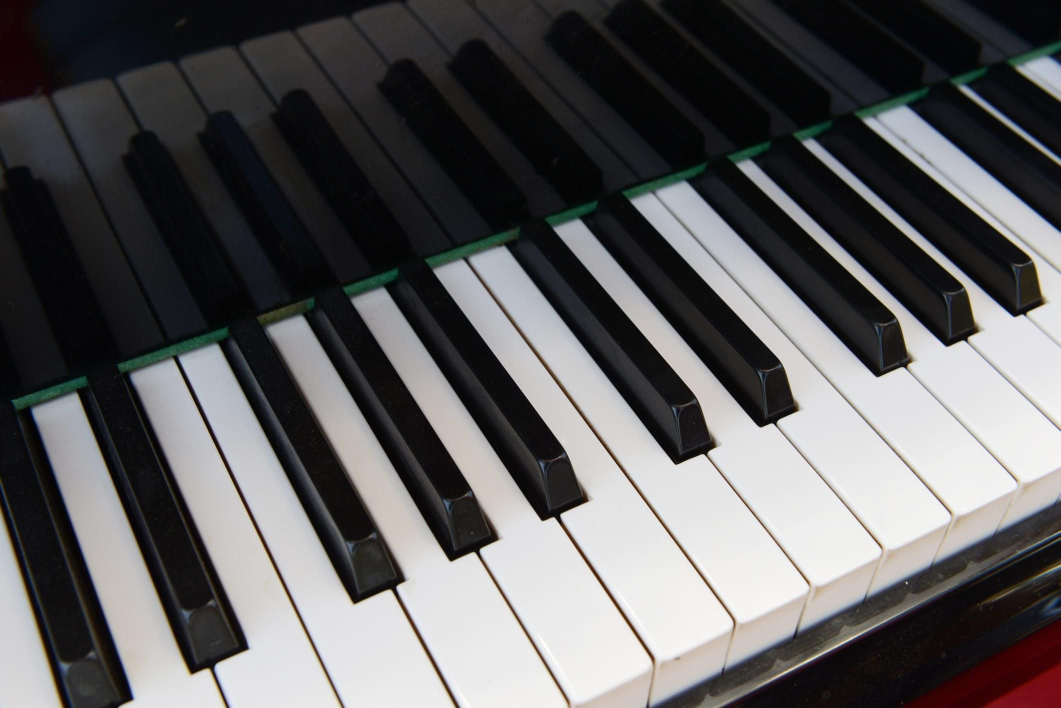
#> input picture images/177215247-56a72e8d5f9b58b7d0e7a66d.jpg, 2121 x 1416 px (shown at 1/2 size)
$ python -i warp.py   (imports and definitions only)   (older library calls are emulated)
#> lines starting #> are read from the running program, lines starting #| are printed output that depends on the picture
#> further down, picture is the input picture: shape (1416, 2121, 3); mean B, G, R 94.7, 93.9, 94.8
import numpy as np
import numpy.matlib
import cv2
import matplotlib.pyplot as plt
import random
from scipy import ndimage
from scipy import misc
from piano_utils import *

# [80 lines left out: functions displayOctavesOnWarped, displayOctavesOnOriginal, testWarped, not called in this run]

def displayWarpTest(warpedImg):
    gray = np.float32(cv2.cvtColor(warpedImg, cv2.COLOR_BGR2GRAY))
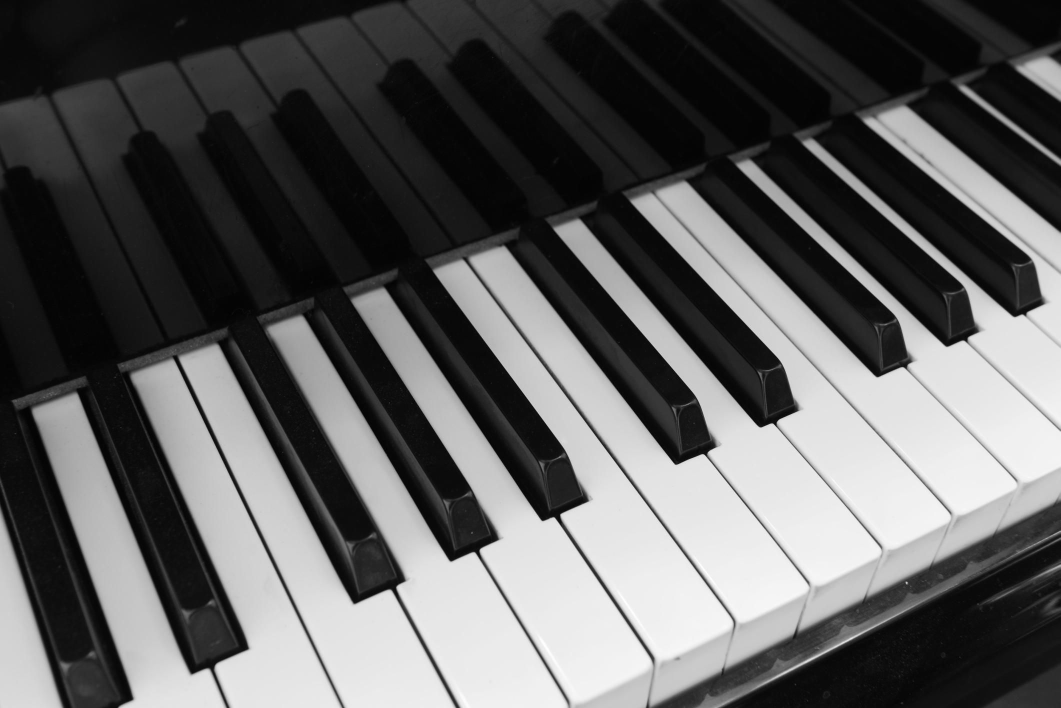
#> gray: shape (1416, 2121) float32 (shown at 1/2 size); min 0, max 255, mean 94.3
    octaveSegment = gray[200:750, 960:1560]
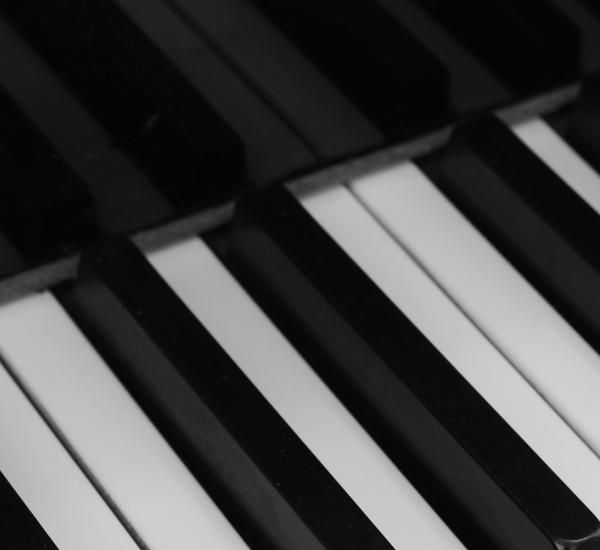
#> octaveSegment: shape (550, 600) float32; min 0, max 224, mean 67.9
#> (the run stopped early here; a loop or call above may not have finished)

$ run again, on images/Ms.+Pat's+Piano+keyboard.jpg
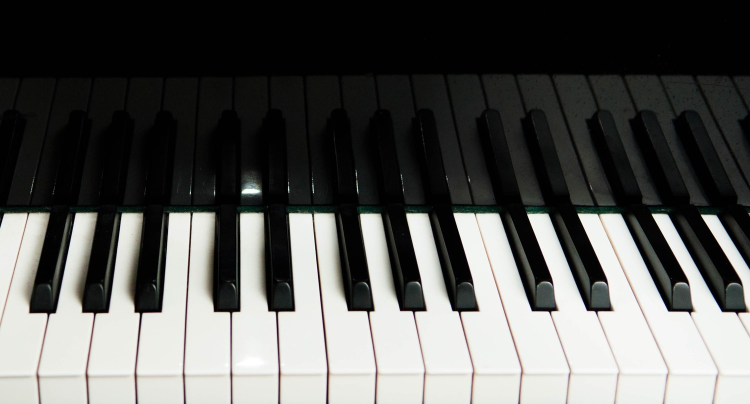
#> input picture images/Ms.+Pat's+Piano+keyboard.jpg, 1500 x 808 px (shown at 1/2 size)
#> picture is the input picture: shape (808, 1500, 3); mean B, G, R 87.8, 90.1, 89.6
#> in displayWarpTest, `octaveSegment = gray[200:750, 960:1560]`:
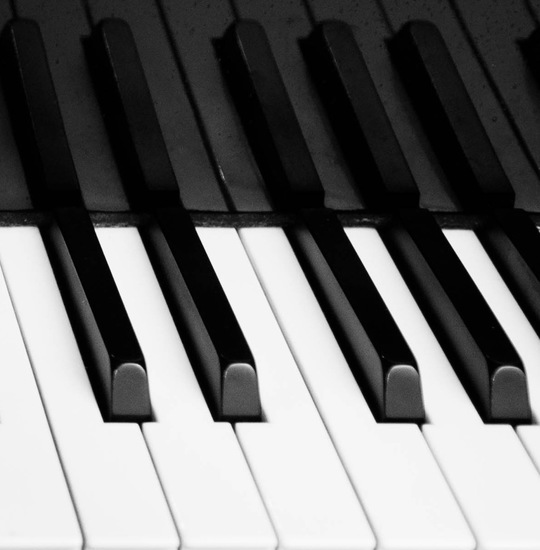
#> octaveSegment: shape (550, 540) float32; min 0, max 254, mean 111.7

$ run again, on images/Piano-Flyer.jpg
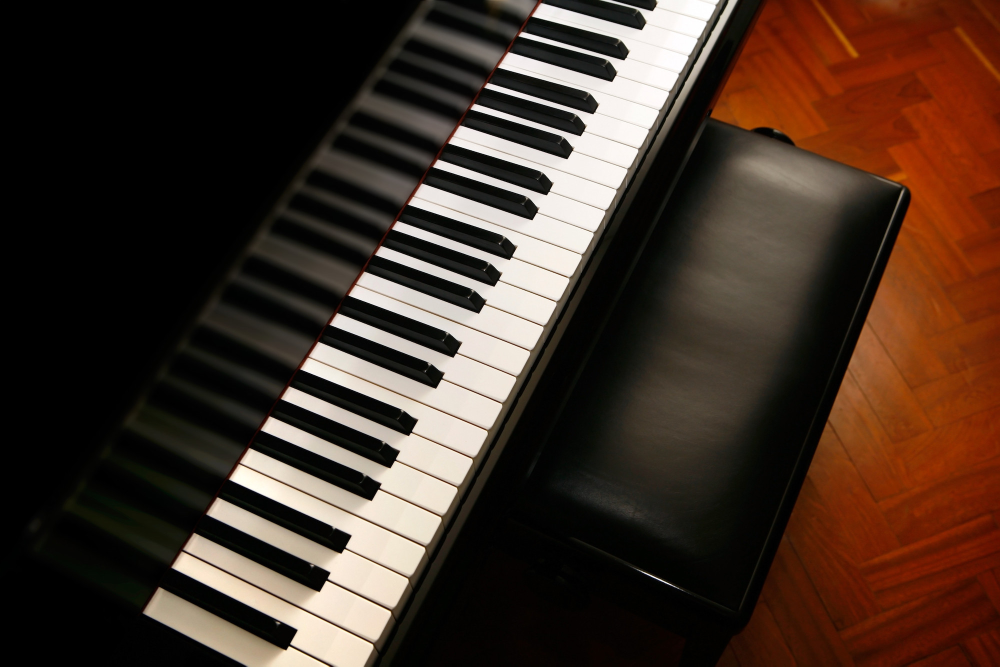
#> input picture images/Piano-Flyer.jpg, 2000 x 1333 px (shown at 1/2 size)
#> picture is the input picture: shape (1333, 2000, 3); mean B, G, R 39, 49.5, 67.3
#> in displayWarpTest, `gray = np.float32(cv2.cvtColor(warpedImg, cv2.COLOR_BGR2GRAY))`:
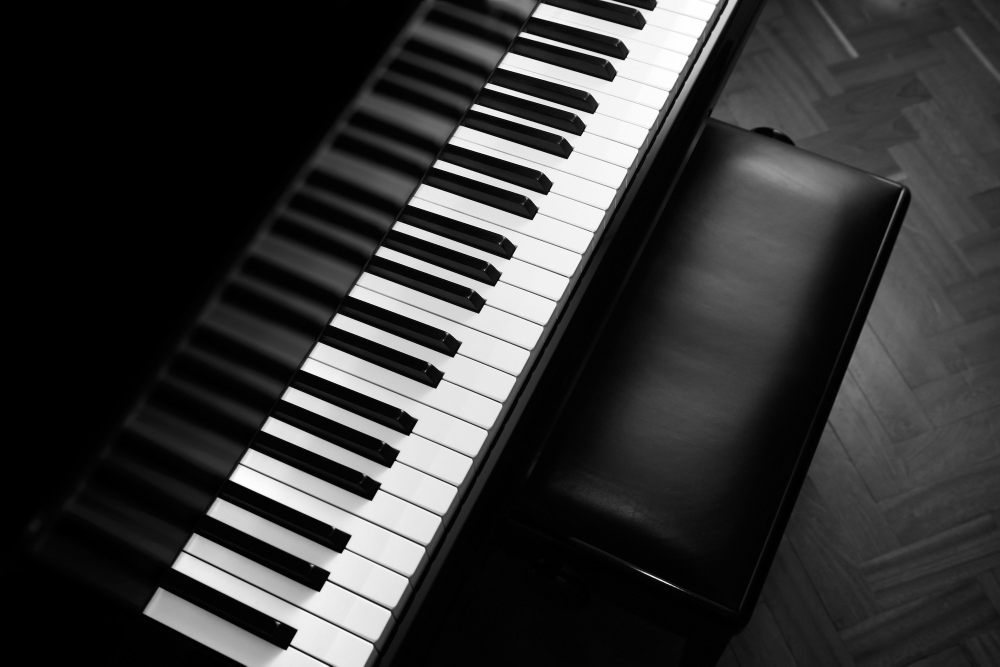
#> gray: shape (1333, 2000) float32 (shown at 1/2 size); min 0, max 255, mean 53.7
#> in displayWarpTest, `octaveSegment = gray[200:750, 960:1560]`:
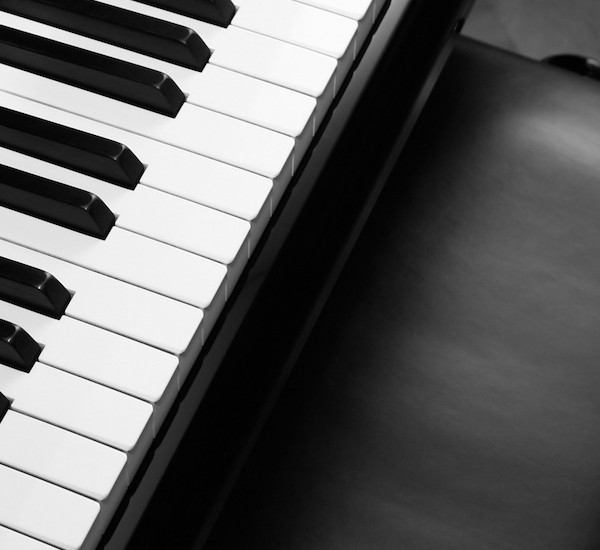
#> octaveSegment: shape (550, 600) float32; min 0, max 255, mean 95.5
